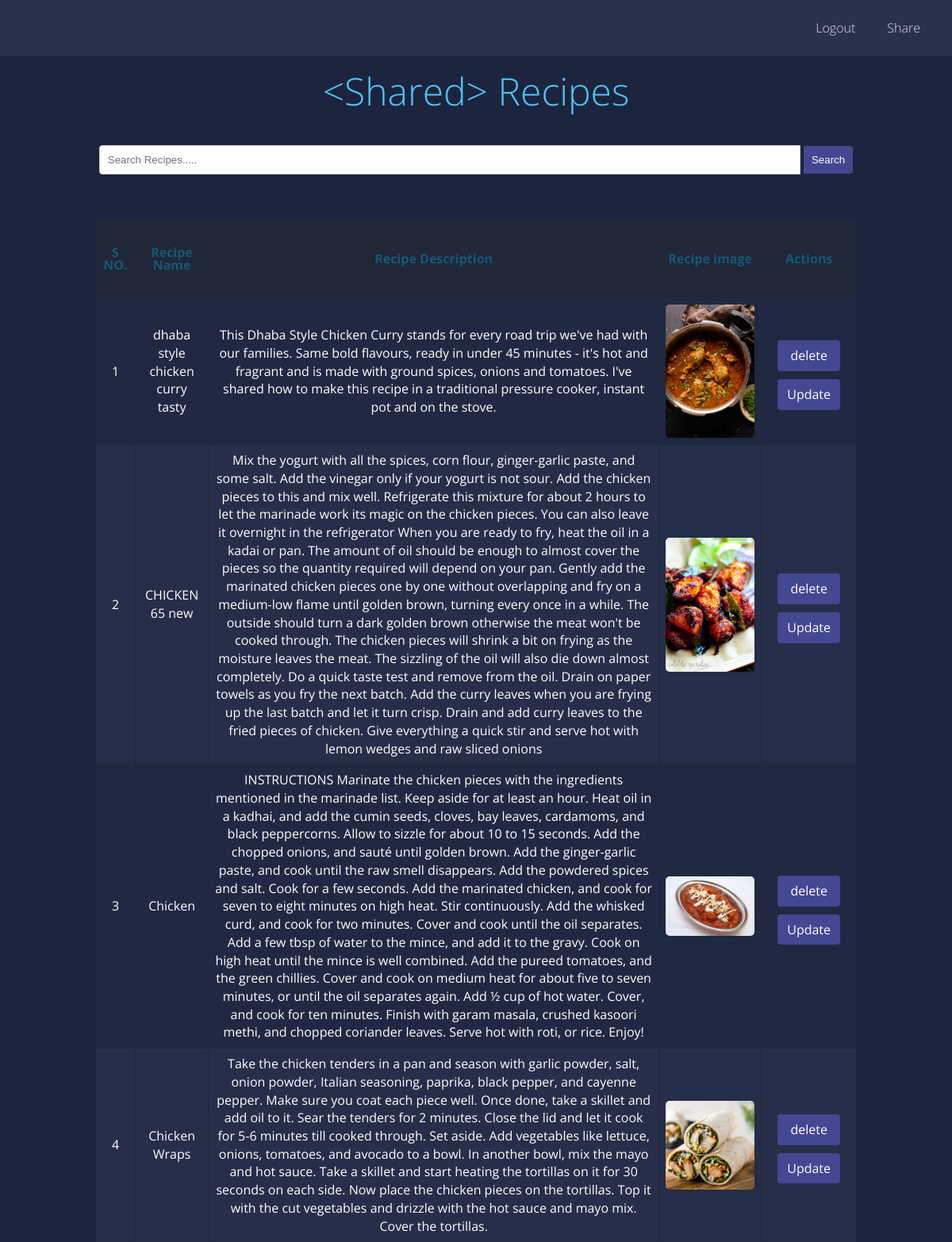
Screenshot of /shared/ (signed in) with the database file from the repository.
### recipeapp/models.py (models this page shows)
class Recipe(models.Model):
    user = models.ForeignKey(User , on_delete=models.SET_NULL , null =True , blank=True)
    recipe_name = models.CharField(max_length=100)
    recipe_description = models.TextField()
    recipe_image = models.ImageField(upload_to="public/static/recipes_images")

### recipeapp/views.py (the view)
# urls.py: path('shared/', shared, name="shared"),
@login_required(login_url="/login/")
def shared(request):
    context={'page':'about'}
    queryset = Recipe.objects.all()
    if request.GET.get('search'):
        queryset = queryset.filter(recipe_name__icontains =  request.GET.get('search'))
    context = {'recipes': queryset}
    return render(request, "shared.html",context)

### recipeapp/templates/shared.html (shortened to what this page needs)
<!DOCTYPE html>
<html lang="en">
<head>
</head>
<body>
    <div class="navbar">
        <a href="/logout/">Logout</a>
        <a href="/recipes/">Share</a>
    </div>
    <h1>&lt;Shared&gt; Recipes</h1>
    <form>
        <input name="search" type="text" placeholder="Search Recipes....." autocomplete="off" class="form-control">
        <button type="submit" class="btn btn-primary">Search</button>
    </form>
    <table class="container">
        <thead>
            <tr>
                <th>
                    <h1>S NO.</h1>
                </th>
                <th>
                    <h1>Recipe Name</h1>
                </th>
                <th>
                    <h1>Recipe Description</h1>
                </th>
                <th>
                    <h1>Recipe image</h1>
                </th>
                <th>
                    <h1>Actions</h1>
                </th>
            </tr>
        </thead>
        <tbody>
            {% for recipe in recipes %}
            <tr>
                <td>{{ forloop.counter }}</td>
                <td>{{ recipe.recipe_name }}</td>
                <td>{{ recipe.recipe_description }}</td>
                <td>
                    <img src="/media/{{recipe.recipe_image }}">
                </td>
                <td>
                    <a href="/delete_recipe/{{recipe.id}}/" class="btn btn-danger">delete</a>
                    <a href="/update_recipe/{{recipe.id}}/" class="btn btn-success">Update</a>
                </td>
            </tr>
            {% endfor %}
        </tbody>
    </table>
</body>
</html>

### recipeapp/templates/shared.html (style rules this page uses)
body { font-family: 'Open Sans', sans-serif; font-weight: 300; line-height: 1.42em; color: #A7A1AE; background-color: #1d243d; margin: 0; padding: 0; }
.navbar { background-color: rgba(45, 54, 79, 0.8); overflow: hidden; display: flex; justify-content: flex-end; padding: 10px 20px; }
.navbar a { display: block; color: #dfdeee; text-align: center; padding: 14px 20px; text-decoration: none; }
h1 { font-size: 3em; font-weight: 300; line-height: 1em; text-align: center; color: #4DC3FA; margin: 20px 0; }
.container th h1 { font-weight: bold; font-size: 1em; text-align: center; color: #185875; padding: 12px 8px; }
.container td { font-weight: normal; font-size: 1em; box-shadow: 0 2px 2px -2px #0E1119; text-align: center; color: #FFF; padding: 8px; }
.container td img { max-width: 100%; height: auto; display: block; margin: 0 auto; border-radius: 5px; box-shadow: 0 2px 4px rgba(0, 0, 0, 0.1); }
.container td a.btn { display: inline-block; padding: 8px 16px; background-color: #444791; color: #FFF; text-decoration: none; border-radius: 4px; transition: background-color 0.3s ease; }
.container { width: 80%; margin: 0 auto; border-collapse: collapse; }
.container th, .container td { border: 1px solid #1F2739; }
.container tr:nth-child(odd) { background-color: #212942; }
.container tr:nth-child(even) { background-color: #262e49; }
.container th { background-color: #1F2739; }
form { text-align: center; margin-bottom: 20px; }
input[type="text"] { padding: 10px; margin-top: 2%; margin-bottom: 3%; border: 1px solid #ccc; border-radius: 4px 0 0 4px; width: calc(81% - 110px); }
.btn-primary { padding: 10px; background-color: #444791; color: #FFF; border: none; border-radius: 0 4px 4px 0; cursor: pointer; transition: background-color 0.3s ease; }
.container td a.btn.btn-danger { margin: 10px; }
.container td a.btn.btn-success { display: inline-block; padding: 8px 12px; background-color: #444791; color: #FFF; text-decoration: none; border-radius: 4px; transition: background-color 0.3s ease; }

### rows the page displays
Recipe: recipe_name "dhaba style chicken curry tasty", recipe_description "This Dhaba Style Chicken Curry stands for every road trip we've had with our families. Same bold flavours, ready in under 45 minutes - it's hot and fragrant and is made with ground spices, onions and tomatoes. I've shared how to make this recipe in a traditional pressure cooker, instant pot and on the stove.", recipe_image (picture)
Recipe: recipe_name "CHICKEN 65 new", recipe_description "Mix the yogurt with all the spices, corn flour, ginger-garlic paste, and some salt. Add the vinegar only if your yogurt is not sour. Add the chicken pieces to this and mix well. Refrigerate this mixture for about 2 hours to let the marinade work its magic on the chicken pieces. You can also leave it overnight in the refrigerator When you are ready to fry, heat the oil in a kadai or pan. The amount of oil should be enough to almost cover the pieces so the quantity required will depend on your pan. Gently add the marinated chicken pieces one by one without overlapping and fry on a medium-low flame until golden brown, turning every once in a while. The outside should turn a dark golden brown…", recipe_image (picture)
Recipe: recipe_name "Chicken", recipe_description "INSTRUCTIONS Marinate the chicken pieces with the ingredients mentioned in the marinade list. Keep aside for at least an hour. Heat oil in a kadhai, and add the cumin seeds, cloves, bay leaves, cardamoms, and black peppercorns. Allow to sizzle for about 10 to 15 seconds. Add the chopped onions, and sauté until golden brown. Add the ginger-garlic paste, and cook until the raw smell disappears. Add the powdered spices and salt. Cook for a few seconds. Add the marinated chicken, and cook for seven to eight minutes on high heat. Stir continuously. Add the whisked curd, and cook for two minutes. Cover and cook until the oil separates. Add a few tbsp of water to the mince, and add it to the…", recipe_image (picture)
Recipe: recipe_name "Chicken Wraps", recipe_description "Take the chicken tenders in a pan and season with garlic powder, salt, onion powder, Italian seasoning, paprika, black pepper, and cayenne pepper. Make sure you coat each piece well. Once done, take a skillet and add oil to it. Sear the tenders for 2 minutes. Close the lid and let it cook for 5-6 minutes till cooked through. Set aside. Add vegetables like lettuce, onions, tomatoes, and avocado to a bowl. In another bowl, mix the mayo and hot sauce. Take a skillet and start heating the tortillas on it for 30 seconds on each side. Now place the chicken pieces on the tortillas. Top it with the cut vegetables and drizzle with the hot sauce and mayo mix. Cover the tortillas.", recipe_image (picture)
